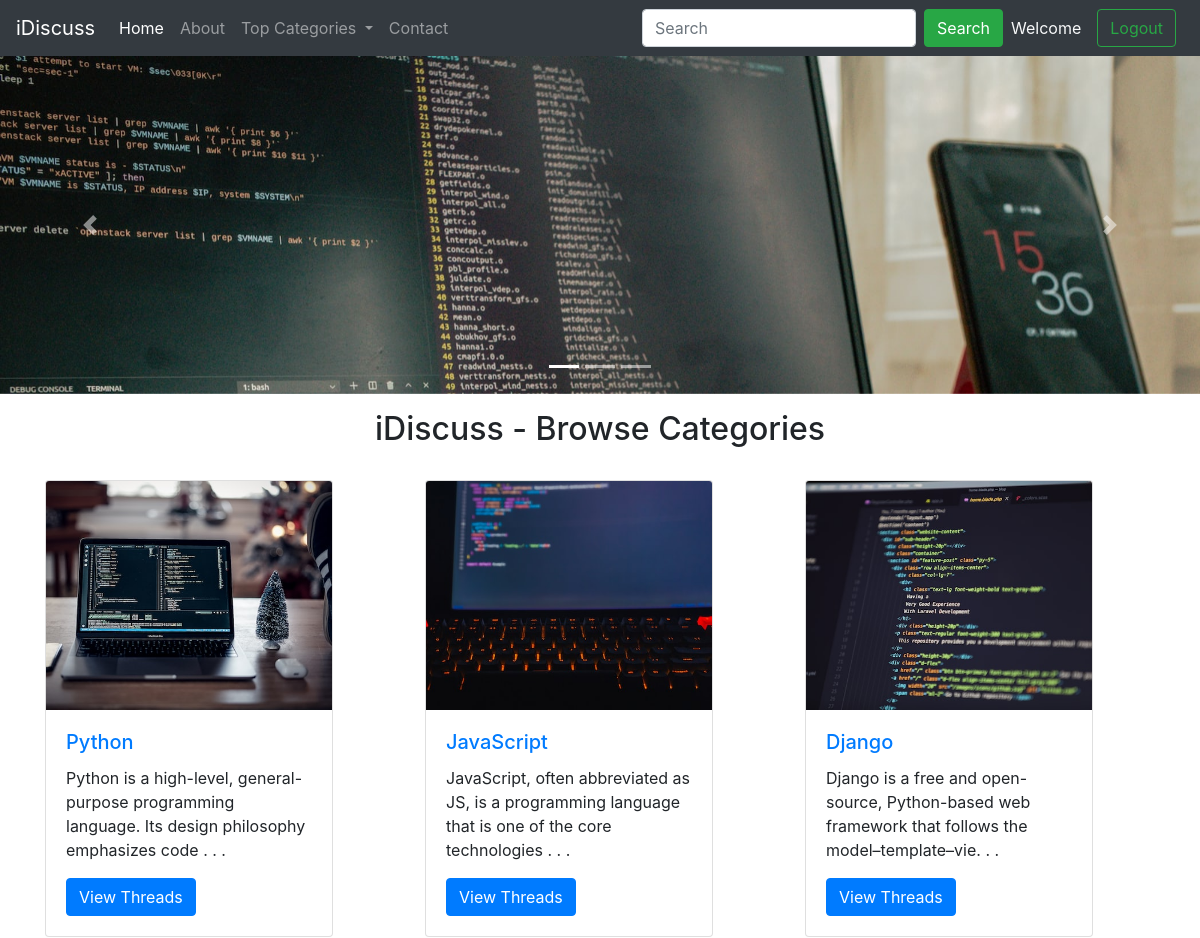
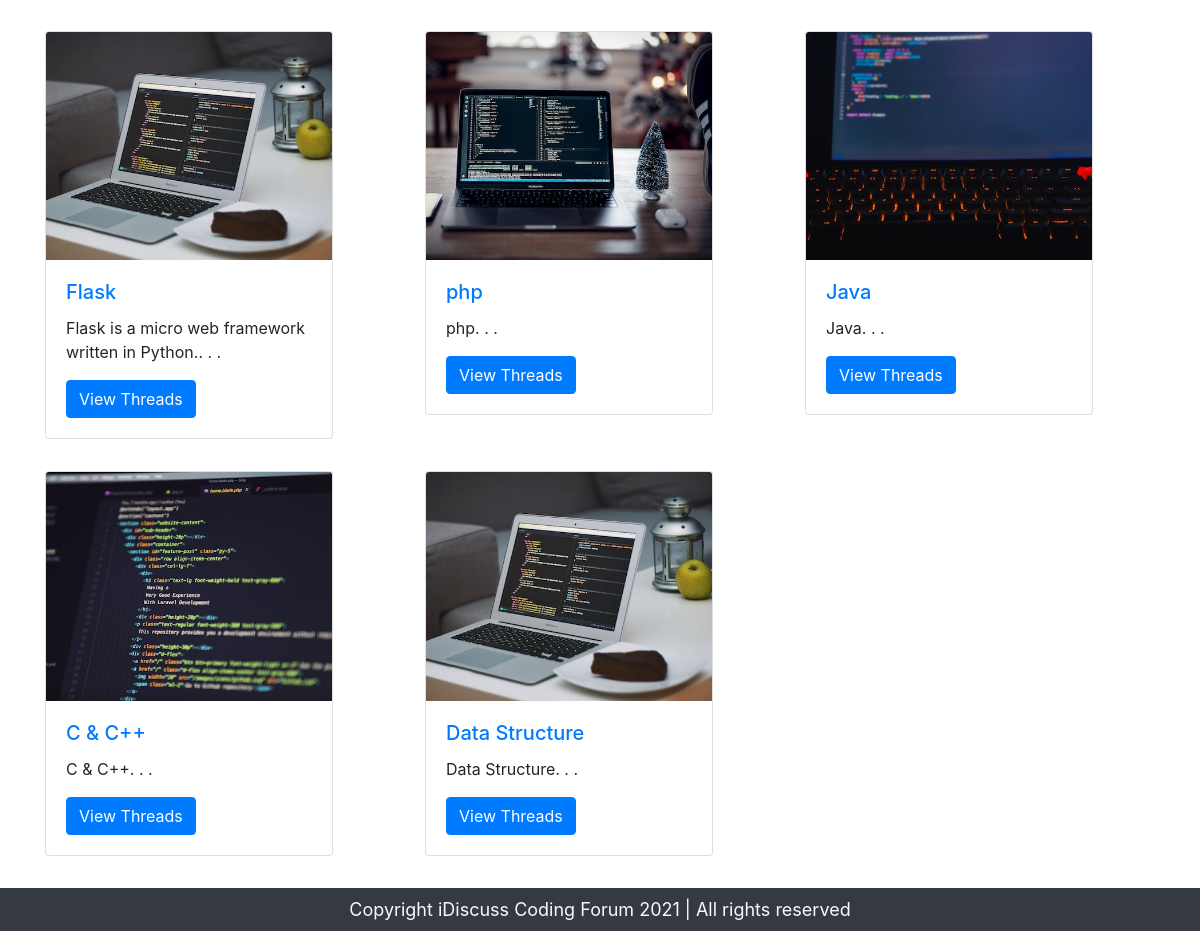
The app's page / (signed in) with its own data (2 pictures, top to bottom).
### tables this page shows
CREATE TABLE `categories` (
  `category_id` int(11) NOT NULL,
  `category_name` varchar(255) NOT NULL,
  `category_description` varchar(255) NOT NULL,
  `created` datetime NOT NULL DEFAULT current_timestamp()
);

### index.php (the view, shortened to what this page needs)
<!doctype html>
<html lang="en">
<head>
    <link rel="stylesheet" href="https://cdn.jsdelivr.net/npm/bootstrap@4.6.2/dist/css/bootstrap.min.css">
</head>
<body>
    <?php include 'partials/_dbconnect.php'; ?>
    <?php include 'partials/_header.php'; ?>
    <div id="carouselExampleIndicators" class="carousel slide" data-ride="carousel">
        <ol class="carousel-indicators">
            <li data-target="#carouselExampleIndicators" data-slide-to="0" class="active"></li>
            <li data-target="#carouselExampleIndicators" data-slide-to="1"></li>
            <li data-target="#carouselExampleIndicators" data-slide-to="2"></li>
        </ol>
        <div class="carousel-inner">
            <div class="carousel-item active">
                <img src="images/slider-1.jpg" class="d-block w-100" alt="...">
            </div>
        </div>
        <button class="carousel-control-prev" type="button" data-target="#carouselExampleIndicators" data-slide="prev">
            <span class="carousel-control-prev-icon" aria-hidden="true"></span>
        </button>
        <button class="carousel-control-next" type="button" data-target="#carouselExampleIndicators" data-slide="next">
            <span class="carousel-control-next-icon" aria-hidden="true"></span>
        </button>
    </div>
    <div class="container my-3" style="min-height: 500px;">
        <h2 class="text-center my-3">iDiscuss - Browse Categories</h2>
        <div class="row">
            <?php
            $sql = "SELECT * FROM `categories`";
            $result = mysqli_query($conn, $sql);
            while ($row = mysqli_fetch_assoc($result)) {
                echo '<div class="col-md-4 my-3">
                        <div class="card" style="width: 18rem;">
                            <img src="images/card-'.$row['category_id'].'.jpg" class="card-img-top"
                                alt="...">
                            <div class="card-body">
                                <h5 class="card-title"><a href="threadlist.php?catid='.$row['category_id'].'">' . $row['category_name'] . '</a></h5>
                                <p class="card-text">' . substr($row['category_description'], 0, 100) . '. . . </p>
                                <a href="threadlist.php?catid='.$row['category_id'].'" class="btn btn-primary">View Threads</a>
                            </div>
                        </div>
                    </div>';
            }
            ?>
        </div>
    </div>
    <?php include 'partials/_footer.php'; ?>
</body>
</html>

### records on screen
categories: category_name "Python", category_description "Python is a high-level, general-purpose programming language. Its design philosophy emphasizes code"
categories: category_name "JavaScript", category_description "JavaScript, often abbreviated as JS, is a programming language that is one of the core technologies"
categories: category_name "Django", category_description "Django is a free and open-source, Python-based web framework that follows the model–template–vie"
categories: category_name "Flask", category_description "Flask is a micro web framework written in Python."
categories: category_name "php", category_description "php"
categories: category_name "Java", category_description "Java"
categories: category_name "C & C++", category_description "C & C++"
categories: category_name "Data Structure", category_description "Data Structure"
